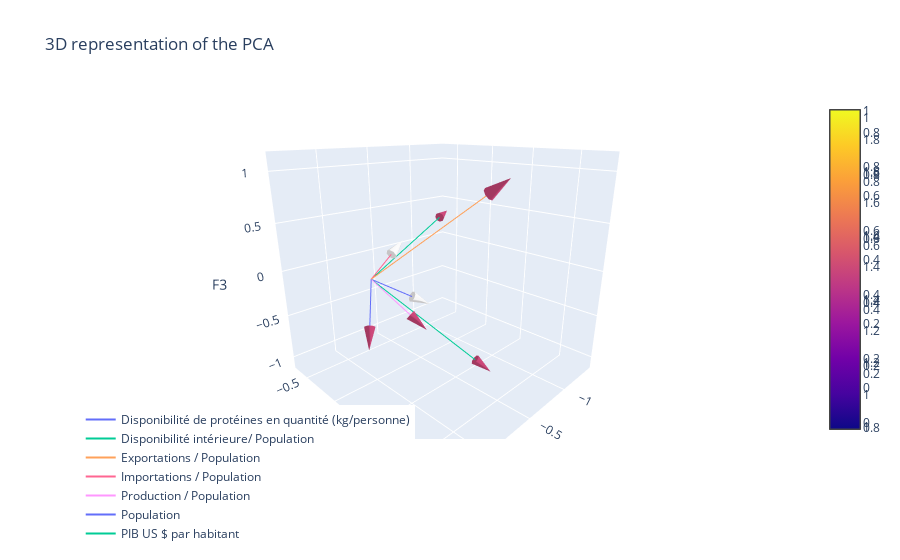

The cell this chart's notebook holds for it:
### Code cell
import plotly.graph_objects as go

scaling_factor = 1.5  # Adjust the scaling factor as desired

fig = go.Figure()

for i in range(pca.components_.shape[1]):
    # Add a line for the vector
    fig.add_trace(go.Scatter3d(
        x=[0, pca.components_[0, i] * scaling_factor],
        y=[0, pca.components_[1, i] * scaling_factor],
        z=[0, pca.components_[2, i] * scaling_factor],
        mode='lines',
        name=features[i]
    ))

    # Add a cone for the arrowhead
    fig.add_trace(go.Cone(
        x=[pca.components_[0, i] * scaling_factor],
        y=[pca.components_[1, i] * scaling_factor],
        z=[pca.components_[2, i] * scaling_factor],
        u=[pca.components_[0, i] * scaling_factor],
        v=[pca.components_[1, i] * scaling_factor],
        w=[pca.components_[2, i] * scaling_factor],
        sizemode="absolute",
        sizeref=0.2,
        anchor="cm"
    ))

fig.update_layout(
    title="3D representation of the PCA",
    scene=dict(
        xaxis_title='F1',
        yaxis_title='F2',
        zaxis_title='F3',
        aspectratio=dict(x=1, y=1, z=1),
        camera=dict(eye=dict(x=1.2, y=1.2, z=0.6))
    ),
    legend=dict(
        yanchor="top",
        y=0.1,
        xanchor="left",
        x=0.001
    )
)

fig.show()

### Figure 1 — Plotly figure (JSON) as saved in the notebook; plotly's stock layout.template omitted (floating-point values rounded to 4 significant figures)
{"data": [{"mode": "lines", "name": "Disponibilité de protéines en quantité (kg/personne)", "type": "scatter3d", "x": [0, -0.3553], "y": [0, 0.1369], "z": [0, -0.2911]}, {"anchor": "cm", "sizemode": "absolute", "sizeref": 0.2, "type": "cone", "u": [-0.3553], "v": [0.1369], "w": [-0.2911], "x": [-0.3553], "y": [0.1369], "z": [-0.2911]}, {"mode": "lines", "name": "Disponibilité intérieure/ Population", "type": "scatter3d", "x": [0, -1.25], "y": [0, -0.5335], "z": [0, 0.304]}, {"anchor": "cm", "sizemode": "absolute", "sizeref": 0.2, "type": "cone", "u": [-1.25], "v": [-0.5335], "w": [0.304], "x": [-1.25], "y": [-0.5335], "z": [0.304]}, {"mode": "lines", "name": "Exportations / Population", "type": "scatter3d", "x": [0, -0.2063], "y": [0, 1.124], "z": [0, 0.9617]}, {"anchor": "cm", "sizemode": "absolute", "sizeref": 0.2, "type": "cone", "u": [-0.2063], "v": [1.124], "w": [0.9617], "x": [-0.2063], "y": [1.124], "z": [0.9617]}, {"mode": "lines", "name": "Importations / Population", "type": "scatter3d", "x": [0, -0.3061], "y": [0, -0.09762], "z": [0, 0.1836]}, {"anchor": "cm", "sizemode": "absolute", "sizeref": 0.2, "type": "cone", "u": [-0.3061], "v": [-0.09762], "w": [0.1836], "x": [-0.3061], "y": [-0.09762], "z": [0.1836]}, {"mode": "lines", "name": "Production / Population", "type": "scatter3d", "x": [0, -0.1621], "y": [0, 0.3513], "z": [0, -0.3559]}, {"anchor": "cm", "sizemode": "absolute", "sizeref": 0.2, "type": "cone", "u": [-0.1621], "v": [0.3513], "w": [-0.3559], "x": [-0.1621], "y": [0.3513], "z": [-0.3559]}, {"mode": "lines", "name": "Population", "type": "scatter3d", "x": [0, 0.206], "y": [0, 0.2658], "z": [0, -0.3746]}, {"anchor": "cm", "sizemode": "absolute", "sizeref": 0.2, "type": "cone", "u": [0.206], "v": [0.2658], "w": [-0.3746], "x": [0.206], "y": [0.2658], "z": [-0.3746]}, {"mode": "lines", "name": "PIB US $ par habitant", "type": "scatter3d", "x": [0, -0.5979], "y": [0, 0.6918], "z": [0, -0.9205]}, {"anchor": "cm", "sizemode": "absolute", "sizeref": 0.2, "type": "cone", "u": [-0.5979], "v": [0.6918], "w": [-0.9205], "x": [-0.5979], "y": [0.6918], "z": [-0.9205]}], "layout": {"legend": {"x": 0.001, "xanchor": "left", "y": 0.1, "yanchor": "top"}, "scene": {"aspectratio": {"x": 1, "y": 1, "z": 1}, "camera": {"eye": {"x": 1.2, "y": 1.2, "z": 0.6}}, "xaxis": {"title": {"text": "F1"}}, "yaxis": {"title": {"text": "F2"}}, "zaxis": {"title": {"text": "F3"}}}, "title": {"text": "3D representation of the PCA"}}}
